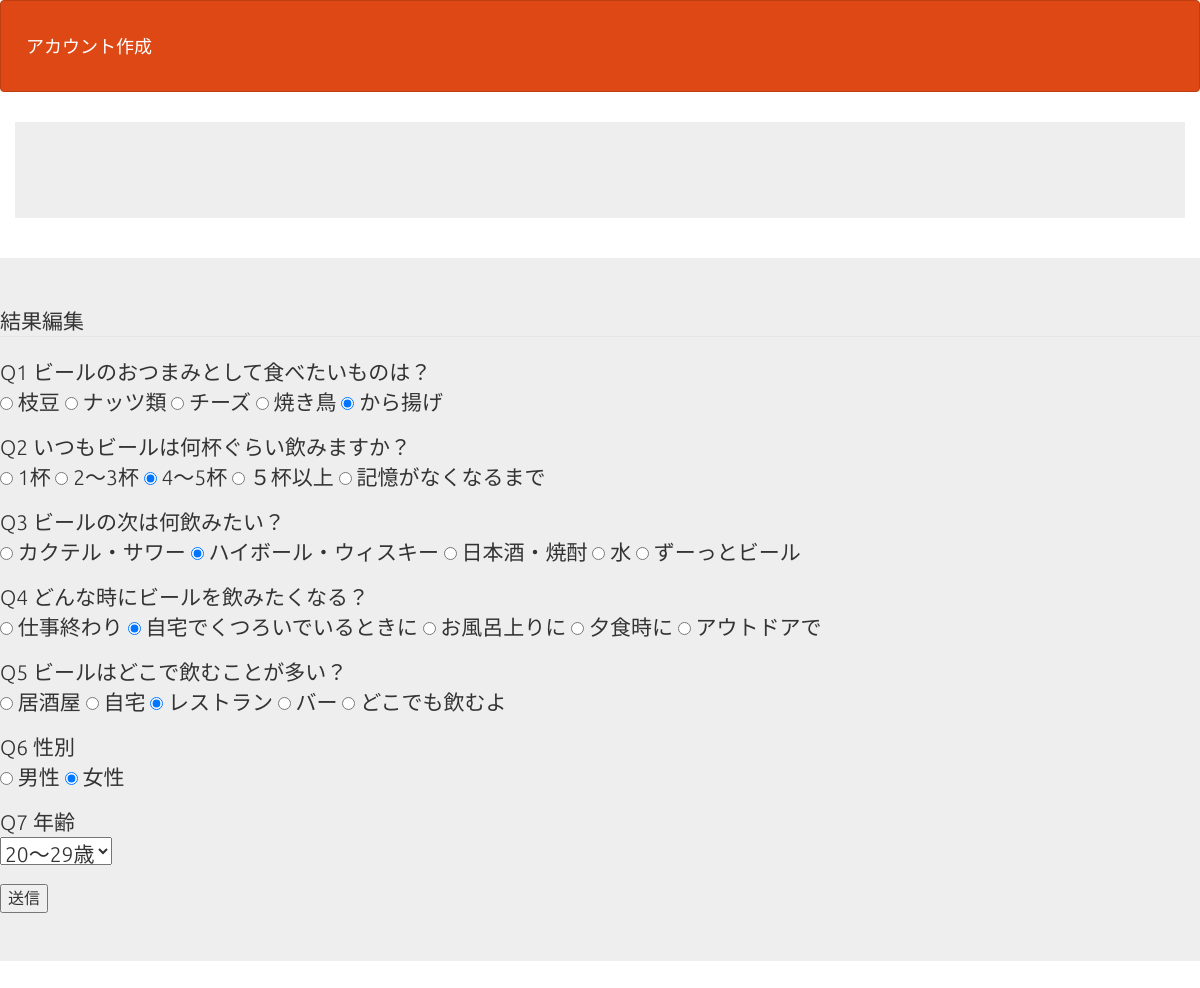
/20201017_phpkadai1/detail.php?id=5, run on the app's committed database.
### tables this page shows
CREATE TABLE `gs_br_table` (
  `id` int(12) NOT NULL,
  `Q1` int(5) NOT NULL,
  `Q2` int(5) NOT NULL,
  `Q3` int(5) NOT NULL,
  `Q4` int(5) NOT NULL,
  `Q5` int(5) NOT NULL,
  `sex` varchar(10) NOT NULL,
  `age` varchar(10) NOT NULL,
  `indate` datetime NOT NULL
);

### 20201017_phpkadai1/detail.php (the view, shortened to what this page needs)
<?php
$id = $_GET['id'];
$pdo = db_conn();
$stmt = $pdo->prepare("SELECT * FROM gs_br_table
                        WHERE id=" . $id);
$status = $stmt->execute();
if ($status == false) {
    sql_error($status);
} else {
    $result = $stmt->fetch();
}
?>
<!DOCTYPE html>
<html lang="ja">
<head>
    <link rel="stylesheet" href="css/range.css">
    <link href="css/bootstrap.min.css" rel="stylesheet">
</head>
<body id="main">
    <header>
        <nav class="navbar navbar-default">
            <div class="container-fluid">
                <div class="navbar-header">
                    <a class="navbar-brand" href="index.php">アカウント作成</a>
                </div>
            </div>
        </nav>
    </header>
    <div>
        <div class="container jumbotron">
        </div>
    </div>
<form method="POST" action="update.php">
    <div class="jumbotron">
    <fieldset>
    <legend>結果編集</legend>
    <p> Q1 ビールのおつまみとして食べたいものは？<br>
    <input type="radio" name="Q1" value=1 <?= $result["Q1"] == "1" ? ' checked' : ''?>> 枝豆
    <input type="radio" name="Q1" value=2 <?= $result["Q1"] == "2" ? ' checked' : ''?>> ナッツ類
    <input type="radio" name="Q1" value=3 <?= $result["Q1"] == "3" ? ' checked' : ''?>> チーズ
    <input type="radio" name="Q1" value=4 <?= $result["Q1"] == "4" ? ' checked' : ''?>> 焼き鳥
    <input type="radio" name="Q1" value=5 <?= $result["Q1"] == "5" ? ' checked' : ''?>> から揚げ
</p>
<p> Q2 いつもビールは何杯ぐらい飲みますか？<br>
    <input type="radio" name="Q2" value=1 <?= $result["Q2"] == "1" ? ' checked' : ''?>> 1杯
    <input type="radio" name="Q2" value=2 <?= $result["Q2"] == "2" ? ' checked' : ''?>> 2〜3杯
    <input type="radio" name="Q2" value=3 <?= $result["Q2"] == "3" ? ' checked' : ''?>> 4〜5杯
    <input type="radio" name="Q2" value=4 <?= $result["Q2"] == "4" ? ' checked' : ''?>> ５杯以上
    <input type="radio" name="Q2" value=5 <?= $result["Q2"] == "5" ? ' checked' : ''?>> 記憶がなくなるまで
</p>
<p> Q3 ビールの次は何飲みたい？<br>
    <input type="radio" name="Q3" value=1 <?= $result["Q3"] == "1" ? ' checked' : ''?>> カクテル・サワー
    <input type="radio" name="Q3" value=2 <?= $result["Q3"] == "2" ? ' checked' : ''?>> ハイボール・ウィスキー
    <input type="radio" name="Q3" value=3 <?= $result["Q3"] == "3" ? ' checked' : ''?>> 日本酒・焼酎
    <input type="radio" name="Q3" value=4 <?= $result["Q3"] == "4" ? ' checked' : ''?>> 水
    <input type="radio" name="Q3" value=5 <?= $result["Q3"] == "5" ? ' checked' : ''?>> ずーっとビール
</p>
<p> Q4 どんな時にビールを飲みたくなる？<br>
    <input type="radio" name="Q4" value=1 <?= $result["Q4"] == "1" ? ' checked' : ''?>> 仕事終わり
    <input type="radio" name="Q4" value=2 <?= $result["Q4"] == "2" ? ' checked' : ''?>> 自宅でくつろいでいるときに
    <input type="radio" name="Q4" value=3 <?= $result["Q4"] == "3" ? ' checked' : ''?>> お風呂上りに
    <input type="radio" name="Q4" value=4 <?= $result["Q4"] == "4" ? ' checked' : ''?>> 夕食時に
    <input type="radio" name="Q4" value=5 <?= $result["Q4"] == "5" ? ' checked' : ''?>> アウトドアで
</p>
<p> Q5 ビールはどこで飲むことが多い？<br>
    <input type="radio" name="Q5" value=1 <?= $result["Q5"] == "1" ? ' checked' : ''?>> 居酒屋
    <input type="radio" name="Q5" value=2 <?= $result["Q5"] == "2" ? ' checked' : ''?>> 自宅
    <input type="radio" name="Q5" value=3 <?= $result["Q5"] == "3" ? ' checked' : ''?>> レストラン
    <input type="radio" name="Q5" value=4 <?= $result["Q5"] == "4" ? ' checked' : ''?>> バー
    <input type="radio" name="Q5" value=5 <?= $result["Q5"] == "5" ? ' checked' : ''?>> どこでも飲むよ
</p>
<p> Q6 性別<br>
    <input type="radio" name="sex" value="male"<?= $result["sex"] == "male" ? ' checked' : ''?>> 男性
    <input type="radio" name="sex" value="female"<?= $result["sex"] == "female" ? ' checked' : ''?>> 女性
</p>
<p>Q7 年齢<br>
  <select name="age">
    <option value="20+"<?php echo array_key_exists('age', $result) && $result['age'] == '20+' ? 'selected' : ''; ?>>20～29歳</option>
  </select>
  </p>
                <input type="submit" value="送信">
            </fieldset>
        </div>
    </form>
</body>
</html>

### 20201017_phpkadai1/detail.php (style rules this page uses)
div { padding: 10px; font-size: 16px; }

### data on the page
gs_br_table: Q1 "☑", Q2 "☑", Q3 "☑", Q4 "☑", Q5 "☑", sex "☑", age "20～29歳"
